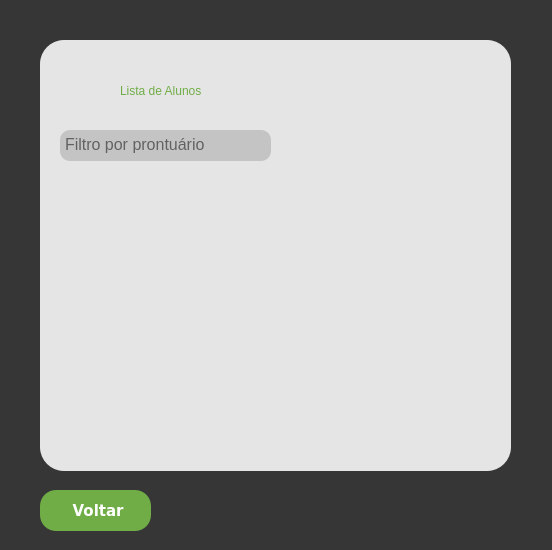
<?xml version="1.0" encoding="UTF-8"?>
<ui version="4.0">
 <class>MainWindow</class>
 <widget class="QMainWindow" name="MainWindow">
  <property name="geometry">
   <rect>
    <x>0</x>
    <y>0</y>
    <width>552</width>
    <height>550</height>
   </rect>
  </property>
  <property name="windowTitle">
   <string>MainWindow</string>
  </property>
  <property name="styleSheet">
   <string notr="true">background-color:#363636;</string>
  </property>
  <widget class="QWidget" name="centralwidget">
   <widget class="QFrame" name="frame">
    <property name="geometry">
     <rect>
      <x>40</x>
      <y>40</y>
      <width>471</width>
      <height>431</height>
     </rect>
    </property>
    <property name="styleSheet">
     <string notr="true">border-radius:24px;
background-color:#e5e5e5;</string>
    </property>
    <property name="frameShape">
     <enum>QFrame::StyledPanel</enum>
    </property>
    <property name="frameShadow">
     <enum>QFrame::Raised</enum>
    </property>
    <widget class="QListWidget" name="listWidget">
     <property name="geometry">
      <rect>
       <x>20</x>
       <y>130</y>
       <width>421</width>
       <height>271</height>
      </rect>
     </property>
     <property name="styleSheet">
      <string notr="true">color:black;
font:400 12pt &quot;Verdana&quot;;
</string>
     </property>
     <property name="alternatingRowColors">
      <bool>false</bool>
     </property>
     <property name="iconSize">
      <size>
       <width>30</width>
       <height>30</height>
      </size>
     </property>
    </widget>
    <widget class="QLabel" name="label_2">
     <property name="geometry">
      <rect>
       <x>80</x>
       <y>30</y>
       <width>211</width>
       <height>41</height>
      </rect>
     </property>
     <property name="styleSheet">
      <string notr="true">QLabel{
color:#70ad47;
font: 600 18pt &quot;Verdana&quot;;

}</string>
     </property>
     <property name="text">
      <string>Lista de Alunos</string>
     </property>
    </widget>
    <widget class="QLabel" name="labelIcon">
     <property name="geometry">
      <rect>
       <x>20</x>
       <y>30</y>
       <width>51</width>
       <height>41</height>
      </rect>
     </property>
     <property name="text">
      <string/>
     </property>
     <property name="pixmap">
      <pixmap>C:/Users/Vinicius/Downloads/relatorio.png</pixmap>
     </property>
     <property name="scaledContents">
      <bool>true</bool>
     </property>
    </widget>
    <widget class="QTextEdit" name="input_pesquisa">
     <property name="geometry">
      <rect>
       <x>20</x>
       <y>90</y>
       <width>211</width>
       <height>31</height>
      </rect>
     </property>
     <property name="styleSheet">
      <string notr="true">font-size:12pt;
border-radius:10px;
background-color:#C4C4C4;
padding:1px;</string>
     </property>
     <property name="placeholderText">
      <string>Filtro por prontuário</string>
     </property>
    </widget>
   </widget>
   <widget class="QPushButton" name="btnVoltar">
    <property name="geometry">
     <rect>
      <x>40</x>
      <y>490</y>
      <width>111</width>
      <height>41</height>
     </rect>
    </property>
    <property name="font">
     <font>
      <family>Verdana</family>
      <pointsize>11</pointsize>
      <weight>87</weight>
      <italic>false</italic>
      <bold>true</bold>
     </font>
    </property>
    <property name="cursor">
     <cursorShape>PointingHandCursor</cursorShape>
    </property>
    <property name="styleSheet">
     <string notr="true">QPushButton {
    border-radius:16px;	
	background-color:#70ad47;
	color:white;
	font:700 11pt &quot;Verdana&quot;;
	padding:8px;
}

QPushButton:hover {
   background-color: #0293ee;
}
</string>
    </property>
    <property name="text">
     <string> Voltar</string>
    </property>
    <property name="iconSize">
     <size>
      <width>24</width>
      <height>24</height>
     </size>
    </property>
    <property name="autoDefault">
     <bool>true</bool>
    </property>
    <property name="default">
     <bool>false</bool>
    </property>
    <property name="flat">
     <bool>false</bool>
    </property>
   </widget>
  </widget>
 </widget>
 <resources/>
 <connections>
  <connection>
   <sender>btnVoltar</sender>
   <signal>clicked()</signal>
   <receiver>MainWindow</receiver>
   <slot>close()</slot>
   <hints>
    <hint type="sourcelabel">
     <x>245</x>
     <y>485</y>
    </hint>
    <hint type="destinationlabel">
     <x>275</x>
     <y>255</y>
    </hint>
   </hints>
  </connection>
 </connections>
 <designerdata>
  <property name="gridDeltaX">
   <number>10</number>
  </property>
  <property name="gridDeltaY">
   <number>10</number>
  </property>
  <property name="gridSnapX">
   <bool>true</bool>
  </property>
  <property name="gridSnapY">
   <bool>true</bool>
  </property>
  <property name="gridVisible">
   <bool>true</bool>
  </property>
 </designerdata>
</ui>
